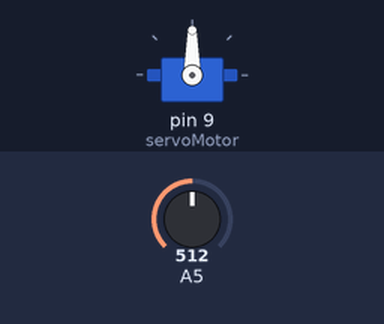
Bench run of a sketch on a simulated Arduino Uno, built with avr-gcc and run on an emulated ATmega328P. Shown: servo. Inputs (shaded band) come from the test bench; at power-on: A5 = 512.

Above: at 1.2 s.
1.3 s: A5 set to 716
At 2.4 s:
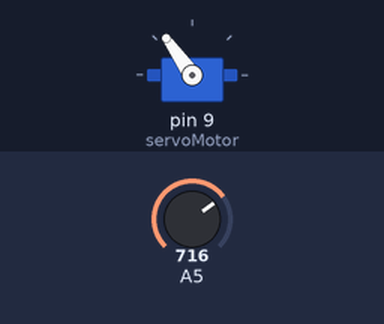
2.8 s: A5 set to 900
At 3.6 s:
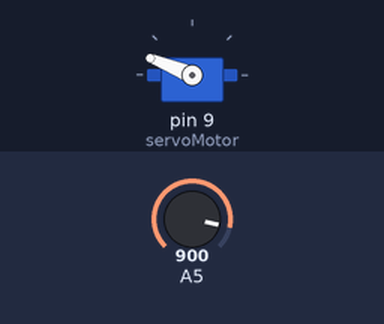
4.3 s: A5 set to 1023
At 4.7 s:
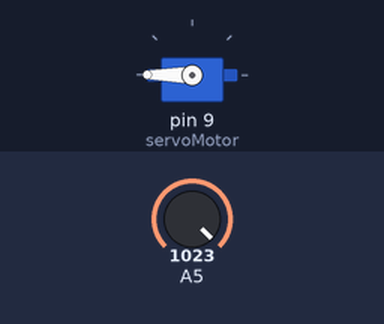
5.8 s: A5 set to 306
At 7.0 s:
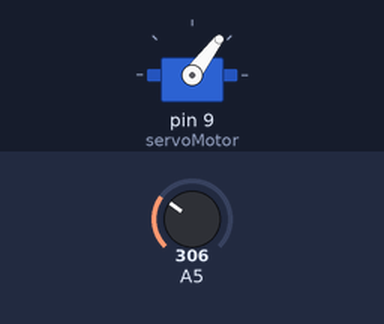
7.3 s: A5 set to 122
At 8.2 s:
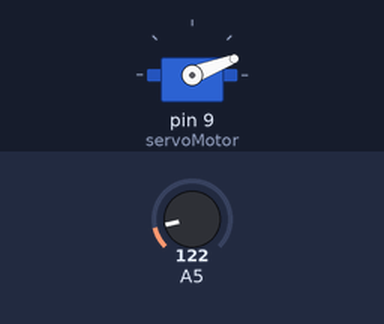
Timing chart, 0 to 9.8 s (numbered marks = the images above; inputs shaded):
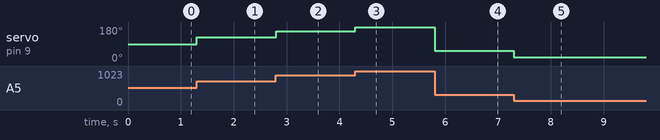

The sketch:

servo-potentiometer.ino
```cpp
#include <Servo.h>  //servo operations library

Servo servoMotor; //define servo object
int potentiometerValue = 0; //actual potentiometer value
int position = 0;  //transformed to angle potentiometer value

void setup() {
  servoMotor.attach(9); //servo attached to pin 9
}

void loop() {
  potentiometerValue = analogRead(A5);  //assign value to variable
  position = map(potentiometerValue, 0, 1023, 0, 180); //rescaled to an angle
  servoMotor.write(position);  //move servo to setpoint
}
```

Measured:
- after the input at 1.3 s, servo on pin 9 (servoMotor): 90° → 125° at once
- after the input at 2.8 s, servo on pin 9 (servoMotor): 125° → 158° at once
- after the input at 4.3 s, servo on pin 9 (servoMotor): 158° → 180° at once
- after the input at 5.8 s, servo on pin 9 (servoMotor): 180° → 53° at once
- after the input at 7.3 s, servo on pin 9 (servoMotor): 53° → 21° at once
